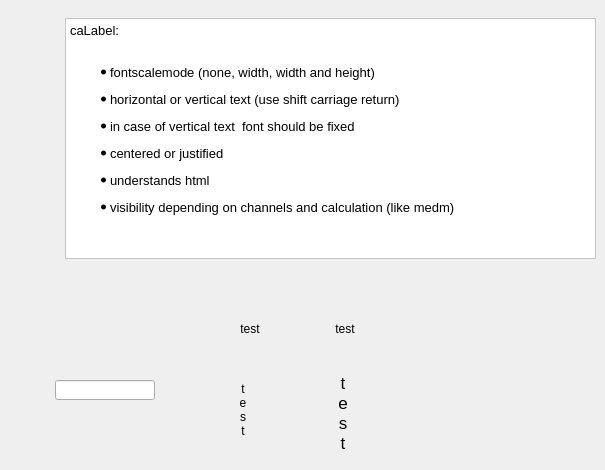
      <widget class="QWidget" name="tab">
       <attribute name="title">
        <string>caLabel</string>
       </attribute>
       <widget class="caLabel" name="calabel">
        <property name="geometry">
         <rect>
          <x>235</x>
          <y>370</y>
          <width>16</width>
          <height>81</height>
         </rect>
        </property>
        <property name="text">
         <string>&lt;html&gt;&lt;head/&gt;&lt;body&gt;&lt;p align=&quot;center&quot;&gt;t&lt;br/&gt;e&lt;br/&gt;s&lt;br/&gt;t&lt;/p&gt;&lt;/body&gt;&lt;/html&gt;</string>
        </property>
       </widget>
       <widget class="caLabel" name="calabel_2">
        <property name="geometry">
         <rect>
          <x>205</x>
          <y>315</y>
          <width>90</width>
          <height>28</height>
         </rect>
        </property>
        <property name="text">
         <string>test</string>
        </property>
        <property name="alignment">
         <set>Qt::AlignCenter</set>
        </property>
        <property name="fontScaleMode">
         <enum>ESimpleLabel::WidthAndHeight</enum>
        </property>
        <property name="colorMode">
         <enum>caLabel::Alarm</enum>
        </property>
        <property name="visibility">
         <enum>caLabel::IfZero</enum>
        </property>
        <property name="visibilityCalc">
         <string notr="true"/>
        </property>
        <property name="channel" stdset="0">
         <string notr="true">QTDM:COUNT:1</string>
        </property>
       </widget>
       <widget class="QTextEdit" name="textEdit">
        <property name="geometry">
         <rect>
          <x>65</x>
          <y>18</y>
          <width>531</width>
          <height>241</height>
         </rect>
        </property>
        <property name="styleSheet">
         <string notr="true">
QWidget {background: white;} </string>
        </property>
        <property name="html">
         <string>&lt;!DOCTYPE HTML PUBLIC &quot;-//W3C//DTD HTML 4.0//EN&quot; &quot;http://www.w3.org/TR/REC-html40/strict.dtd&quot;&gt;
&lt;html&gt;&lt;head&gt;&lt;meta name=&quot;qrichtext&quot; content=&quot;1&quot; /&gt;&lt;style type=&quot;text/css&quot;&gt;
p, li { white-space: pre-wrap; }
&lt;/style&gt;&lt;/head&gt;&lt;body style=&quot; font-family:'Sans Serif'; font-size:10pt; font-weight:400; font-style:normal;&quot;&gt;
&lt;p style=&quot; margin-top:0px; margin-bottom:0px; margin-left:0px; margin-right:0px; -qt-block-indent:0; text-indent:0px;&quot;&gt;caLabel: &lt;/p&gt;
&lt;p style=&quot;-qt-paragraph-type:empty; margin-top:0px; margin-bottom:0px; margin-left:0px; margin-right:0px; -qt-block-indent:0; text-indent:0px;&quot;&gt;&lt;br /&gt;&lt;/p&gt;
&lt;ul style=&quot;margin-top: 0px; margin-bottom: 0px; margin-left: 0px; margin-right: 0px; -qt-list-indent: 1;&quot;&gt;&lt;li style=&quot; margin-top:12px; margin-bottom:0px; margin-left:0px; margin-right:0px; -qt-block-indent:0; text-indent:0px;&quot;&gt;fontscalemode (none, width, width and height)&lt;/li&gt;
&lt;li style=&quot; margin-top:12px; margin-bottom:0px; margin-left:0px; margin-right:0px; -qt-block-indent:0; text-indent:0px;&quot;&gt;horizontal or vertical text (use shift carriage return)&lt;/li&gt;
&lt;li style=&quot; margin-top:12px; margin-bottom:0px; margin-left:0px; margin-right:0px; -qt-block-indent:0; text-indent:0px;&quot;&gt;in case of vertical text  font should be fixed&lt;/li&gt;
&lt;li style=&quot; margin-top:12px; margin-bottom:0px; margin-left:0px; margin-right:0px; -qt-block-indent:0; text-indent:0px;&quot;&gt;centered or justified&lt;/li&gt;
&lt;li style=&quot; margin-top:12px; margin-bottom:0px; margin-left:0px; margin-right:0px; -qt-block-indent:0; text-indent:0px;&quot;&gt;understands html&lt;/li&gt;
&lt;li style=&quot; margin-top:12px; margin-bottom:0px; margin-left:0px; margin-right:0px; -qt-block-indent:0; text-indent:0px;&quot;&gt;visibility depending on channels and calculation (like medm)&lt;/li&gt;&lt;/ul&gt;
&lt;p style=&quot;-qt-paragraph-type:empty; margin-top:0px; margin-bottom:0px; margin-left:0px; margin-right:0px; -qt-block-indent:0; text-indent:0px;&quot;&gt;&lt;br /&gt;&lt;/p&gt;&lt;/body&gt;&lt;/html&gt;</string>
        </property>
       </widget>
       <widget class="caLabel" name="calabel_4">
        <property name="geometry">
         <rect>
          <x>300</x>
          <y>315</y>
          <width>90</width>
          <height>28</height>
         </rect>
        </property>
        <property name="text">
         <string>test</string>
        </property>
        <property name="alignment">
         <set>Qt::AlignCenter</set>
        </property>
        <property name="fontScaleMode">
         <enum>ESimpleLabel::WidthAndHeight</enum>
        </property>
        <property name="background">
         <color alpha="0">
          <red>160</red>
          <green>160</green>
          <blue>164</blue>
         </color>
        </property>
       </widget>
       <widget class="caLabel" name="calabel_3">
        <property name="geometry">
         <rect>
          <x>335</x>
          <y>365</y>
          <width>16</width>
          <height>96</height>
         </rect>
        </property>
        <property name="font">
         <font>
          <pointsize>13</pointsize>
         </font>
        </property>
        <property name="text">
         <string>&lt;html&gt;&lt;head/&gt;&lt;body&gt;&lt;p align=&quot;center&quot;&gt;t&lt;br/&gt;e&lt;br/&gt;s&lt;br/&gt;t&lt;/p&gt;&lt;/body&gt;&lt;/html&gt;</string>
        </property>
        <property name="fontScaleMode">
         <enum>ESimpleLabel::None</enum>
        </property>
        <property name="background">
         <color alpha="0">
          <red>160</red>
          <green>160</green>
          <blue>164</blue>
         </color>
        </property>
       </widget>
       <widget class="caLineEdit" name="calineedit_3">
        <property name="geometry">
         <rect>
          <x>55</x>
          <y>380</y>
          <width>100</width>
          <height>20</height>
         </rect>
        </property>
        <property name="channel" stdset="0">
         <string notr="true">QTDM:COUNT:1</string>
        </property>
        <property name="background">
         <color>
          <red>255</red>
          <green>255</green>
          <blue>255</blue>
         </color>
        </property>
        <property name="colorMode">
         <enum>caLineEdit::Static</enum>
        </property>
        <property name="precisionMode">
         <enum>caLineEdit::User</enum>
        </property>
        <property name="unitsEnabled">
         <bool>true</bool>
        </property>
       </widget>
      </widget>
